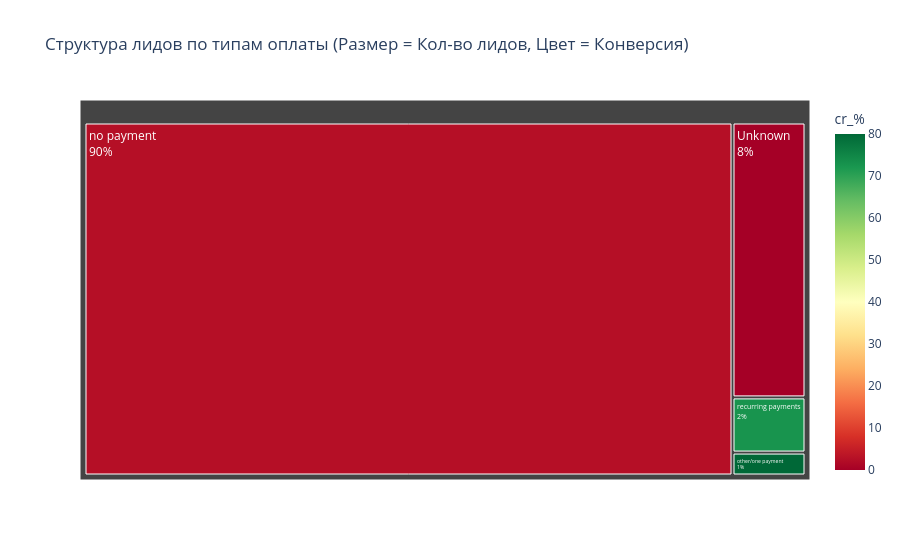

The notebook cell saved with this chart:
### Code cell
# АНАЛИЗ ДОЛЕЙ ТИПОВ ОПЛАТЫ 

# 1. Расчет долей
total_leads = pay_df['leads'].sum()
total_revenue = pay_df['revenue'].sum()

pay_df['leads_share_%'] = (pay_df['leads'] / total_leads * 100).round(1)
pay_df['revenue_share_%'] = (pay_df['revenue'] / total_revenue * 100).round(1)

# 2. Визуализация структуры (Tree Map - лучшее для долей)
fig_shares = px.treemap(
    pay_df, 
    path=['payment_type'], 
    values='leads',
    color='cr_%',
    color_continuous_scale='RdYlGn',
    title='Структура лидов по типам оплаты (Размер = Кол-во лидов, Цвет = Конверсия)',
    hover_data=['revenue_share_%', 'avg_check']
)
fig_shares.update_traces(textinfo="label+percent root")
fig_shares.show()

# 3. Вывод таблицы с долями
print("📊 СТРУКТУРНЫЙ АНАЛИЗ ПЛАТЕЖЕЙ:")
display(pay_df[['payment_type', 'leads', 'leads_share_%', 'won', 'cr_%', 'revenue', 'revenue_share_%', 'avg_check']]
        .sort_values('leads', ascending=False)
        .style.background_gradient(cmap='Purples', subset=['leads_share_%'])
        .background_gradient(cmap='Greens', subset=['revenue_share_%'])
        .format({'revenue': '{:,.0f} €', 'avg_check': '{:,.0f} €', 'cr_%': '{:.2f}%'}))

### Figure 1 — Plotly figure (JSON) as saved in the notebook; plotly's stock layout.template omitted (floating-point values rounded to 4 significant figures)
{"data": [{"branchvalues": "total", "customdata": [["1.7", "4357.0", 80], ["6.0", "7109.0", 72.7], ["92.3", "55277.0", 2.54], ["0.0", "0.0", 0]], "domain": {"x": [0, 1], "y": [0, 1]}, "hovertemplate": "labels=%{label}<br>leads=%{value}<br>parent=%{parent}<br>id=%{id}<br>revenue_share_%=%{customdata[0]}<br>avg_check=%{customdata[1]}<br>cr_%=%{color}<extra></extra>", "ids": ["other/one payment", "recurring payments", "no payment", "Unknown"], "labels": ["other/one payment", "recurring payments", "no payment", "Unknown"], "marker": {"coloraxis": "coloraxis", "colors": [80.0, 72.7, 2.54, 0.0]}, "name": "", "parents": ["", "", "", ""], "textinfo": "label+percent root", "type": "treemap", "values": [140.0, 337.0, 19140.0, 1679.0]}], "layout": {"coloraxis": {"colorbar": {"title": {"text": "cr_%"}}, "colorscale": [[0, "rgb(165,0,38)"], [0.1, "rgb(215,48,39)"], [0.2, "rgb(244,109,67)"], [0.3, "rgb(253,174,97)"], [0.4, "rgb(254,224,139)"], [0.5, "rgb(255,255,191)"], [0.6, "rgb(217,239,139)"], [0.7, "rgb(166,217,106)"], [0.8, "rgb(102,189,99)"], [0.9, "rgb(26,152,80)"], [1, "rgb(0,104,55)"]]}, "legend": {"tracegroupgap": 0}, "title": {"text": "Структура лидов по типам оплаты (Размер = Кол-во лидов, Цвет = Конверсия)"}}}
